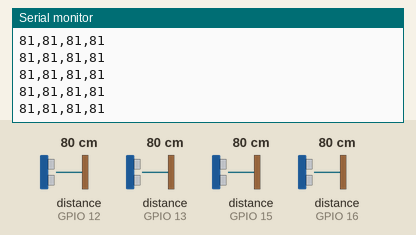
This sketch was run on a simulated ESP32. On the bench: the last lines printed to the serial monitor. Inputs (shaded band) come from the test bench; at power-on: distance to the obstacle (sensors on GPIO 12, GPIO 13, GPIO 15, GPIO 16) 80 cm. The echo pulse lasts 58.3 µs per cm.

Above: at 1.2 s.
1.3 s: distance to the obstacle (sensor on GPIO 12) set to 2 cm
At 1.46 s:
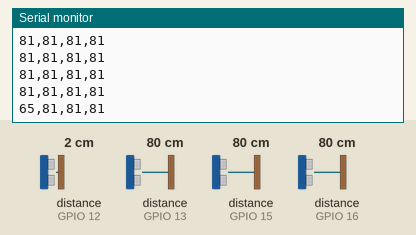
2.8 s: distance to the obstacle (sensor on GPIO 13) set to 2 cm
At 2.84 s:
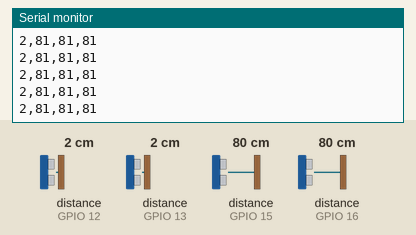
4.3 s: distance to the obstacle (sensor on GPIO 15) set to 2 cm
At 4.35 s:
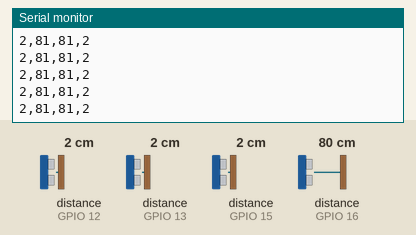
5.8 s: distance to the obstacle (sensor on GPIO 16) set to 2 cm
At 5.84 s:
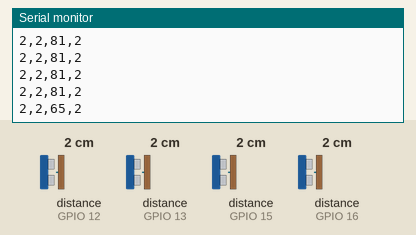
7.3 s: distance to the obstacle (sensor on GPIO 12) set to 4 cm
At 7.35 s:
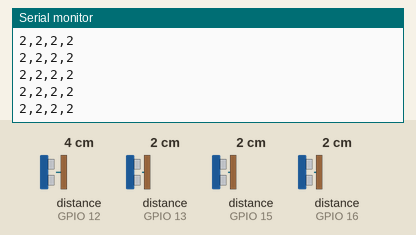
8.8 s: distance to the obstacle (sensor on GPIO 13) set to 4 cm
At 8.8 s:
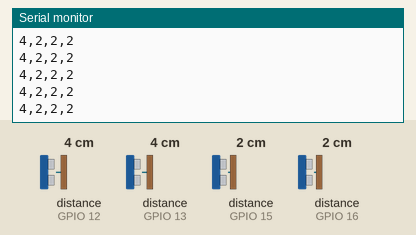
Timing chart, 0 to 11.3 s (numbered marks = the images above; inputs shaded):
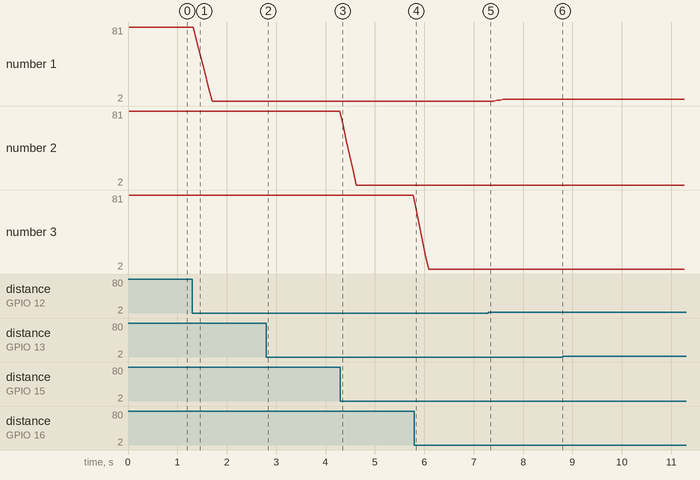

Measured:
- after the input at 1.3 s, the serial monitor: prints a new line after 0.10 s (image 1)
- after the input at 5.8 s, the serial monitor: prints a new line at once (image 4)
- plotted number 1: 81 → 2 after the input at 1.3 s, 2 → 4 after the input at 7.3 s

The sketch:

sonar.ino
```cpp
#include <NewPing.h>

// Define the digital pins connected to the sensor
const int trigPin = 26;   //3
const int echoPin = 16;

const int trigPin1 = 25;  //2
const int echoPin1 = 15;

const int trigPin2 = 22;  //1
const int echoPin2 = 12;

const int trigPin3 = 23;  //4
const int echoPin3 = 13;

int vicinity_threshold = 100;
int intimacy_threshold = 70;

#define SONAR_NUM 4
#define MAX_DISTANCE 300

float dist[SONAR_NUM];
float cm[SONAR_NUM];
float cm_prec[SONAR_NUM];
float cm_raw[SONAR_NUM];
float cm_prec1[SONAR_NUM];
float cm_prec2[SONAR_NUM];
float cm_prec3[SONAR_NUM];
float cm_prec4[SONAR_NUM];
int numActualData;

NewPing sonar[SONAR_NUM] = {
  NewPing(trigPin2, echoPin2, MAX_DISTANCE),
  NewPing(trigPin1, echoPin1, MAX_DISTANCE),
  NewPing(trigPin, echoPin, MAX_DISTANCE),
  NewPing(trigPin3, echoPin3, MAX_DISTANCE),
};


void setup() {
  // Initialize serial communication at 9600 bits per second
  Serial.begin(115200);

  // Set pin modes
  pinMode(trigPin, OUTPUT);
  pinMode(echoPin, INPUT);
  pinMode(trigPin1, OUTPUT);
  pinMode(echoPin1, INPUT);
  pinMode(trigPin2, OUTPUT);
  pinMode(echoPin2, INPUT);
  pinMode(trigPin3, OUTPUT);
  pinMode(echoPin3, INPUT);
}

void loop() {
  // Fetch data continuously

  publishSensorMsg();
  // A small delay to avoid flooding the serial buffer and to let
  // residual ultrasonic echoes clear out before the next pulse.
  delay(60);
}

void getSonarData() {
  for (uint8_t i = 0; i < SONAR_NUM; i++) {
    cm_prec4[i] = cm_prec3[i];
    cm_prec3[i] = cm_prec2[i];
    cm_prec2[i] = cm_prec1[i];
    cm_prec1[i] = cm_raw[i];
    cm_prec[i] = cm[i];
  }

  for (uint8_t i = 0; i < SONAR_NUM; i++) {
    cm_raw[i] = sonar[i].ping_cm();
    numActualData = 0;

    if (cm_raw[i] == 0) {
      if (cm_prec1[i] + cm_prec2[i] + cm_prec3[i] + cm_prec4[i] == 0)
        cm[i] = MAX_DISTANCE;
      else {
        if (cm_prec1[i] != 0) numActualData++;
        if (cm_prec2[i] != 0) numActualData++;
        if (cm_prec3[i] != 0) numActualData++;
        if (cm_prec4[i] != 0) numActualData++;
        cm[i] = (cm_prec1[i] + cm_prec2[i] + cm_prec3[i] + cm_prec4[i]) / numActualData;
      }
    } else {
      if (cm_prec1[i] != 0) numActualData++;
      if (cm_prec2[i] != 0) numActualData++;
      if (cm_prec3[i] != 0) numActualData++;
      if (cm_prec4[i] != 0) numActualData++;
      cm[i] = (cm_raw[i] + cm_prec1[i] + cm_prec2[i] + cm_prec3[i] + cm_prec4[i]) / (numActualData + 1);
    }
  }
}

void publishSensorMsg() {
  getSonarData();

  // Stampa i valori su seriale
  for (int i = 0; i < SONAR_NUM; i++) {
    //Serial.print((int)cm[i]);
    Serial.print((int)cm[i]);

    // Print a comma after every number EXCEPT the last one
    if (i < SONAR_NUM - 1) {
      Serial.print(",");
    }
  }
  Serial.println();
  }


  
```
